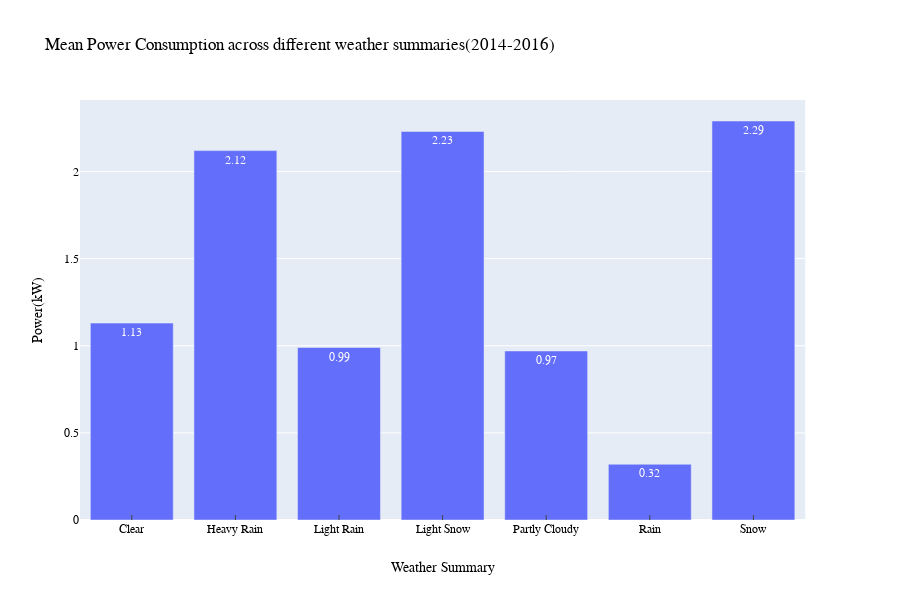

Notebook source saved alongside this figure:
### Code cell
fig = px.bar(df10, x='summary', y='power', title='Mean Power Consumption across different weather summaries(2014-2016)', text='power')
fig.update_xaxes(ticks="inside",title_font=dict(family='Georgia', color='black'),tickfont=dict(family='Georgia', color='black'))
fig.update_yaxes(title_font=dict(family='Georgia', color='black'),tickfont=dict(family='Georgia', color='black'))
fig.update_layout(font=dict(family="Georgia",color="black"),xaxis_title="Weather Summary", yaxis_title="Power(kW)")
fig.show()

### Figure 1 — Plotly figure (JSON) as saved in the notebook; plotly's stock layout.template omitted (floating-point values rounded to 4 significant figures)
{"data": [{"alignmentgroup": "True", "hoverlabel": {"namelength": 0}, "hovertemplate": "summary=%{x}<br>power=%{text}", "legendgroup": "", "marker": {"color": "#636efa"}, "name": "", "offsetgroup": "", "orientation": "v", "showlegend": false, "text": [1.13, 2.12, 0.99, 2.23, 0.97, 0.32, 2.29], "textposition": "auto", "type": "bar", "x": ["Clear", "Heavy Rain", "Light Rain", "Light Snow", "Partly Cloudy", "Rain", "Snow"], "xaxis": "x", "y": [1.13, 2.12, 0.99, 2.23, 0.97, 0.32, 2.29], "yaxis": "y"}], "layout": {"barmode": "relative", "font": {"color": "black", "family": "Georgia"}, "height": 600, "legend": {"tracegroupgap": 0}, "title": {"text": "Mean Power Consumption across different weather summaries(2014-2016)"}, "xaxis": {"anchor": "y", "domain": [0, 0.98], "tickfont": {"color": "black", "family": "Georgia"}, "ticks": "inside", "title": {"text": "Weather Summary"}}, "yaxis": {"anchor": "x", "domain": [0, 1], "tickfont": {"color": "black", "family": "Georgia"}, "title": {"text": "Power(kW)"}}}}
